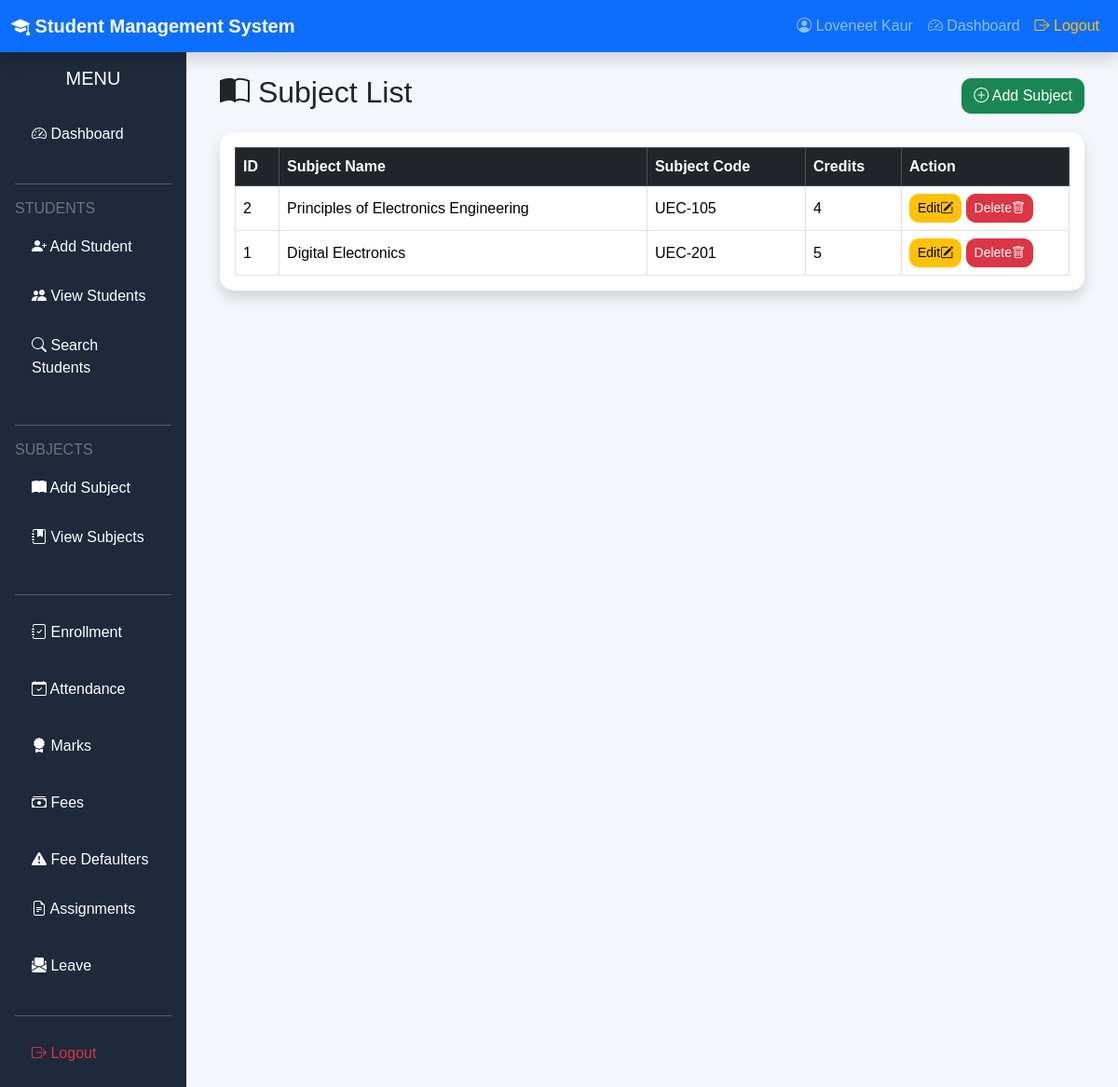
/view_subjects (signed in), run on the app's committed database.
### models.py (models this page shows)
class Subject(db.Model):
    __tablename__ = "subjects"
    id = db.Column(db.Integer, primary_key=True)
    subject_name = db.Column(
        db.String(100),
        nullable=False
    )
    subject_code = db.Column(
        db.String(20),
        unique=True,
        nullable=False
    )
    credits = db.Column(db.Integer)

### routes/subjects/crud.py (the view)
@app.route("/view_subjects")
def view_subjects():
    if "user_id" not in session:
        return redirect("/login")
    subjects = Subject.query.order_by(
        Subject.id.desc()
    ).all()
    return render_template(
        "view_subjects.html",
        subjects=subjects
    )

### templates/view_subjects.html (shortened to what this page needs)
{% extends "base.html" %}
{% block content %}
<div class="container-fluid">
    <div class="d-flex justify-content-between align-items-center mb-3">
        <h2>
            <i class="bi bi-book-half"></i>
            Subject List
        </h2>
        <a href="/add_subject"
           class="btn btn-success">
            <i class="bi bi-plus-circle"></i>
            Add Subject
        </a>
    </div>
    <div class="card shadow">
        <div class="card-body">
            <table class="table table-bordered table-hover align-middle">
                <thead class="table-dark">
                    <tr>
                        <th>ID</th>
                        <th>Subject Name</th>
                        <th>Subject Code</th>
                        <th>Credits</th>
                        <th width="180">Action</th>
                    </tr>
                </thead>
                <tbody>
                {% if subjects %}
                    {% for subject in subjects %}
                    <tr>
                        <td>{{ subject.id }}</td>
                        <td>{{ subject.subject_name }}</td>
                        <td>{{ subject.subject_code }}</td>
                        <td>{{ subject.credits }}</td>
                        <td>
                            <a href="/update_subject/{{ subject.id }}"
                               class="btn btn-warning btn-sm">
                                <i class="bi bi-pencil-square"></i>
                                Edit
                            </a>
                            <a href="/delete_subject/{{ subject.id }}"
                               class="btn btn-danger btn-sm"
                               onclick="return confirm('Are you sure you want to delete this subject?')">
                                <i class="bi bi-trash"></i>
                                Delete
                            </a>
                        </td>
                    </tr>
                    {% endfor %}
                {% else %}
                    <tr>
                        <td colspan="5" class="text-center text-muted">
                            No Subjects Found
                        </td>
                    </tr>
                {% endif %}
                </tbody>
            </table>
        </div>
    </div>
</div>
{% endblock %}

### static/css/style.css (style rules this page uses)
body { background:#f4f6f9; font-family:Arial, Helvetica, sans-serif; }
.card { border:none; border-radius:12px; box-shadow:0 2px 10px rgba(0,0,0,.08); }
.btn { border-radius:8px; }
.table { background:white; }
.table thead { background:#0d6efd; color:white; }
body { background:#f4f7fb; }
.card { border:none; border-radius:15px; transition:.3s; }
.table { margin-bottom:0; }
.table thead { background:#212529; color:white; }
.btn { border-radius:10px; }
.card i { float:right; }

### data on the page
Subject: id "2", subject_name "Principles of Electronics Engineering", subject_code "UEC-105", credits "4"
Subject: id "1", subject_name "Digital Electronics", subject_code "UEC-201", credits "5"

### other printed values
{{ session["username"] }} "Loveneet Kaur"
